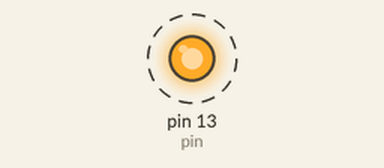
This sketch was run on a simulated Arduino Uno, built with avr-gcc and run on an emulated ATmega328P. Parts: output pins drawn as LEDs (lit = HIGH). Dashed ring = blinking.

Above: at 0.5 s.
Timing chart, 0 to 3.0 s (numbered marks = the images above):
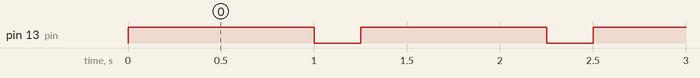

Measured:
- by itself, pin 13 (pin): alternates HIGH for 1.0 s and LOW for 0.25 s

The sketch:

hello_world.ino
```cpp
/* Hello World - Arduino */
const int pin = 13; // also the SMD Led on the Arduino

void setup()
{
  // assumes the LED is connected to pin 13 on the arduino uno
  pinMode(pin, OUTPUT);
}

void loop()
{
  digitalWrite(pin, HIGH);  // turn the LED on
  delay(1000);              // wait for a second
  digitalWrite(pin, LOW);   // turn the LED off
  delay(250);               // wait for 250 milli seconds
}
```
